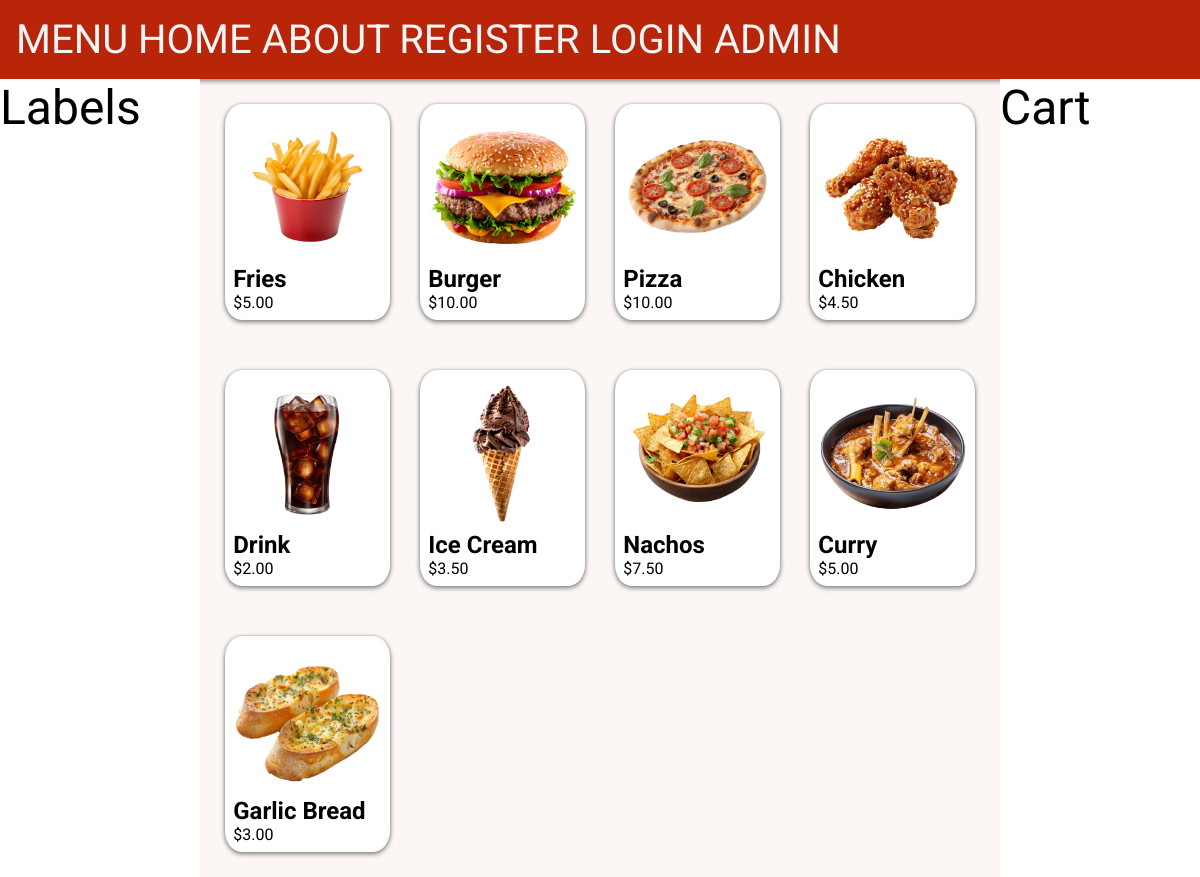
Screenshot of /products/ with the database file from the repository.
### products/models.py (models this page shows, shortened)
class Product(models.Model):
    name = models.CharField(max_length=30)
    slug = models.SlugField()
    price = models.DecimalField(max_digits=4, decimal_places=2)
    description = models.TextField()
    image = models.ImageField(default='fallback.png', blank=True)

### products/views.py (the view)
# urls.py: path('', views.products_menu, name="menu"),
def products_menu(request):
    products = Product.objects.all()
    return render(request, 'products/menu.html', {'products': products})

### products/templates/products/menu.html (shortened to what this page needs)
{% extends "layout.html" %}
{% block content %}
    <div class="container">
        <div class="quicksearch">
            Labels
        </div>
        <div class="menu">
            {% for product in products %}
            <a href="{% url 'products:page' slug=product.slug %}">
                <div class="card">
                    <img src="{{ product.image.url }}" alt="{{ product.name }}">
                    <h2>{{ product.name }}</h2>
                    <p>${{ product.price }}</p>
                </div>
            </a>
            {% endfor %}
        </div>
        <div class="cart">
            Cart
        </div>
    </div>
{% endblock %}

### templates/layout.html (shortened to what this page needs)
<!DOCTYPE html>
{% load static %}
<html lang="en">
<head>
    <link rel="stylesheet" href="{% static 'css/style.css' %}">
</head>
<body>
    <nav>
        <a href="{% url 'products:menu' %}">MENU</a>
        <a href="/">HOME</a>
        <a href="/about">ABOUT</a>
        <a href="/users/register">REGISTER</a>
        <a href="/users/login">LOGIN</a>
        <a href="/admin">ADMIN</a>
    </nav>
    <main>
        {% block content %}
        {% endblock %}
    </main>
</body>
</html>

### static/css/style.css (style rules this page uses)
* { margin: 0; padding: 0; box-sizing: border-box; }
body { min-height: 100vh; background-color: rgb(252,246,245); color: rgb(0,0,0); font-family: "Roboto", "consolas", sans-serif; font-size: 3rem; }
nav { padding: 1rem; background-color: rgb(184,37,8); color: whitesmoke; font-size: 2.5rem; box-shadow: 0 2px 5px gray; }
.container { display: grid; grid-template-columns: 1fr 4fr 1fr; }
.quicksearch, .cart { background-color: rgb(255, 255, 255); }
.menu { display: grid; column-gap: 30px; row-gap: 50px; grid-template-columns: repeat(4, 1fr); padding: 25px; }
img { width: 100%; align-items: center; }
.card { font-size: medium; background: white; padding: 5%; border-radius: 10%; box-shadow: 0 2px 5px gray, -1px 0 2.5px lightgray, 1px 0 2.5px lightgray; }
main { flex-grow: 1; display: grid; place-content: center; }
a { text-decoration: none; color: inherit; }

### rows the page displays
Product: image (picture), name "Fries", price "5.00"
Product: image (picture), name "Burger", price "10.00"
Product: image (picture), name "Pizza", price "10.00"
Product: image (picture), name "Chicken", price "4.50"
Product: image (picture), name "Drink", price "2.00"
Product: image (picture), name "Ice Cream", price "3.50"
Product: image (picture), name "Nachos", price "7.50"
Product: image (picture), name "Curry", price "5.00"
Product: image (picture), name "Garlic Bread", price "3.00"
